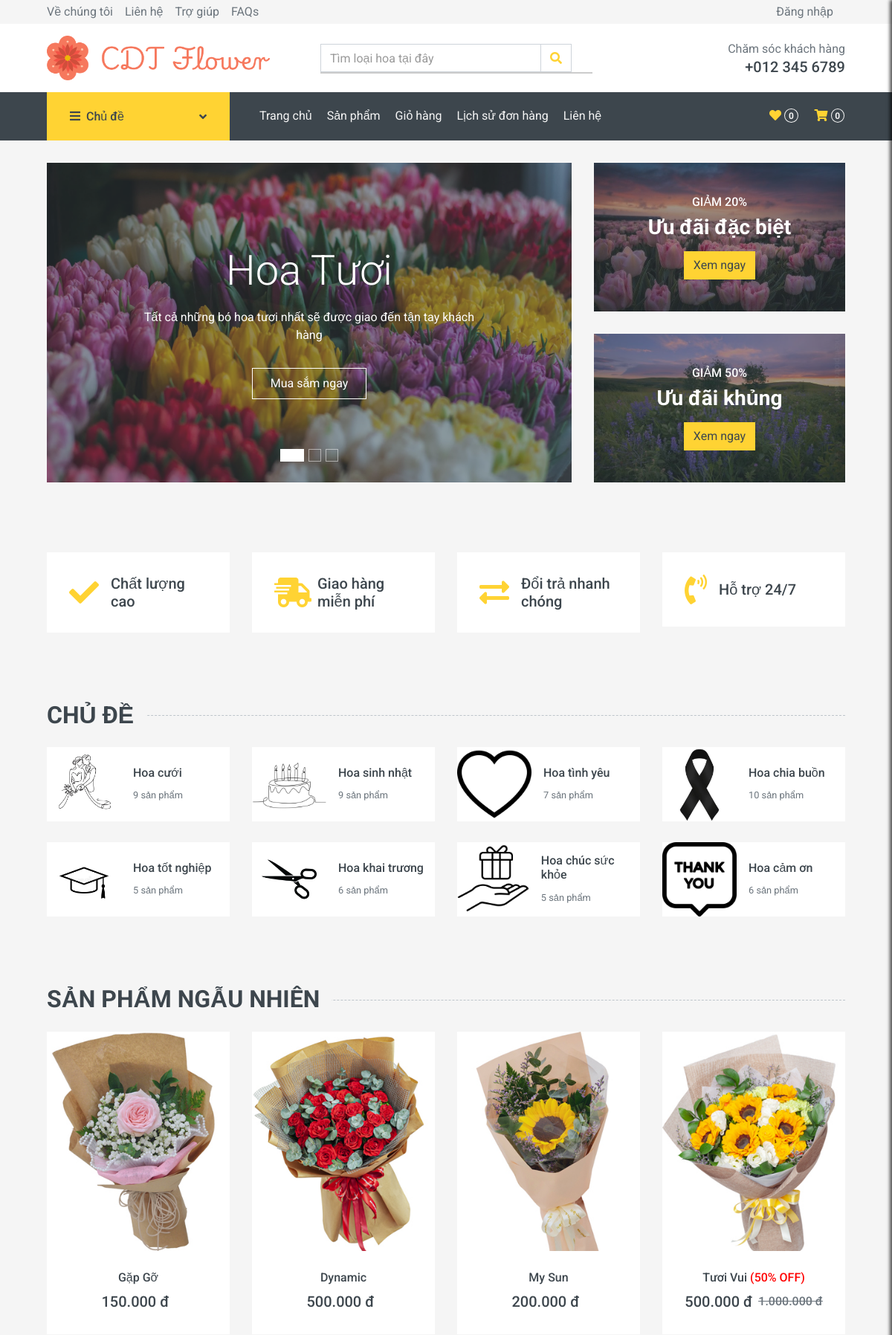
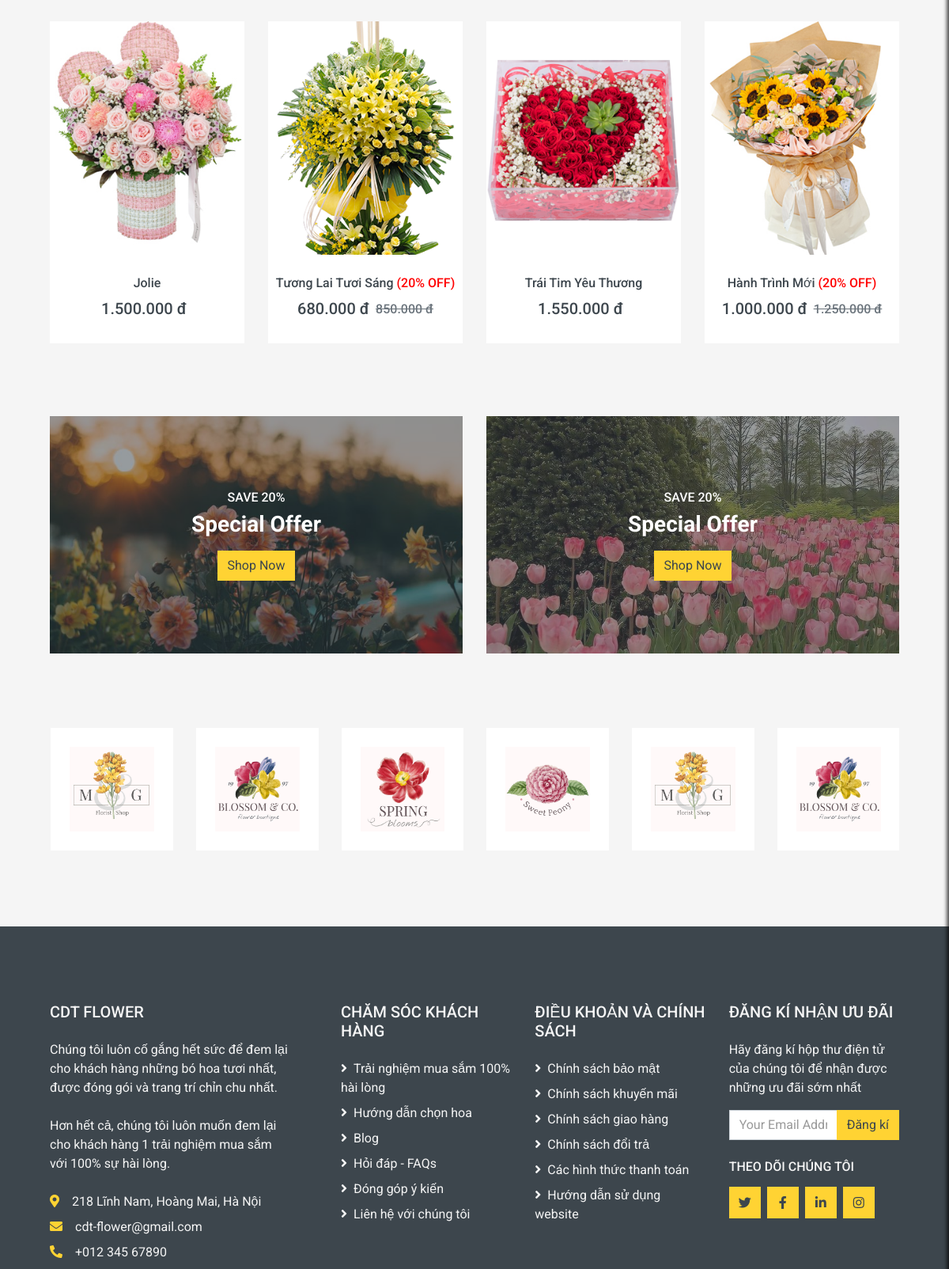
The page / (upper part) on the database its author committed (2 pictures, top to bottom).
### tables this page shows
CREATE TABLE `sanpham` (
  `MaSanPham` int(11) NOT NULL,
  `TenSanPham` varchar(200) NOT NULL,
  `MaDanhMuc` int(11) NOT NULL,
  `Mau` varchar(50) NOT NULL,
  `MoTa` text NOT NULL,
  `Gia` decimal(10,0) NOT NULL,
  `HinhAnh` varchar(200) NOT NULL,
  `TonKho` int(11) NOT NULL,
  `GiamGia` int(11) NOT NULL
);

### index.php (the view, shortened to what this page needs)
<?php require_once('header.php'); ?>
<div class="container-fluid mb-3">
    <div class="row px-xl-5">
        <div class="col-lg-8">
            <div id="header-carousel" class="carousel slide carousel-fade mb-30 mb-lg-0" data-ride="carousel">
                <ol class="carousel-indicators">
                    <li data-target="#header-carousel" data-slide-to="0" class="active"></li>
                    <li data-target="#header-carousel" data-slide-to="1"></li>
                    <li data-target="#header-carousel" data-slide-to="2"></li>
                </ol>
                <div class="carousel-inner">
                    <div class="carousel-item position-relative active" style="height: 430px;">
                        <img class="position-absolute w-100 h-100" src="img/anh_for_web/flower_to.webp" style="object-fit: cover;">
                        <div class="carousel-caption d-flex flex-column align-items-center justify-content-center">
                            <div class="p-3" style="max-width: 700px;">
                                <h1 class="display-4 text-white mb-3 animate__animated animate__fadeInDown">Hoa Tươi</h1>
                                <p class="mx-md-5 px-5 animate__animated animate__bounceIn">Tất cả những bó hoa tươi nhất sẽ được giao đến tận tay khách hàng</p>
                                <a class="btn btn-outline-light py-2 px-4 mt-3 animate__animated animate__fadeInUp" href="shop.php">Mua sắm ngay</a>
                            </div>
                        </div>
                    </div>
                </div>
            </div>
        </div>
        <div class="col-lg-4">
            <div class="product-offer mb-30" style="height: 200px;">
                <img class="img-fluid" src="img/anh_for_web/giam20.jpg" alt="">
                <div class="offer-text">
                    <h6 class="text-white text-uppercase">Giảm 20%</h6>
                    <h3 class="text-white mb-3">Ưu đãi đặc biệt</h3>
                    <a href="shop.php?discount=20" class="btn btn-primary">Xem ngay</a>
                </div>
            </div>
            <div class="product-offer mb-30" style="height: 200px;">
                <img class="img-fluid" src="img/anh_for_web/giam50.jpg" alt="">
                <div class="offer-text">
                    <h6 class="text-white text-uppercase">Giảm 50%</h6>
                    <h3 class="text-white mb-3">Ưu đãi khủng</h3>
                    <a href="shop.php?discount=50" class="btn btn-primary">Xem ngay</a>
                </div>
            </div>
        </div>
    </div>
</div>
<div class="container-fluid pt-5">
    <div class="row px-xl-5 pb-3">
        <div class="col-lg-3 col-md-6 col-sm-12 pb-1">
            <div class="d-flex align-items-center bg-light mb-4" style="padding: 30px;">
                <h1 class="xoay fa fa-check text-primary m-0 mr-3"></h1>
                <h5 class="font-weight-semi-bold m-0">Chất lượng cao</h5>
            </div>
        </div>
        <div class="col-lg-3 col-md-6 col-sm-12 pb-1">
            <div class="d-flex align-items-center bg-light mb-4" style="padding: 30px;">
                <h1 class="xoay fa fa-shipping-fast text-primary m-0 mr-2"></h1>
                <h5 class="font-weight-semi-bold m-0">Giao hàng miễn phí </h5>
            </div>
        </div>
        <div class="col-lg-3 col-md-6 col-sm-12 pb-1">
            <div class="d-flex align-items-center bg-light mb-4" style="padding: 30px;">
                <h1 class="xoay fas fa-exchange-alt text-primary m-0 mr-3"></h1>
                <h5 class="font-weight-semi-bold m-0">Đổi trả nhanh chóng</h5>
            </div>
        </div>
        <div class="col-lg-3 col-md-6 col-sm-12 pb-1">
            <div class="d-flex align-items-center bg-light mb-4" style="padding: 30px;">
                <h1 class="xoay fa fa-phone-volume text-primary m-0 mr-3"></h1>
                <h5 class="font-weight-semi-bold m-0">Hỗ trợ 24/7</h5>
            </div>
        </div>
    </div>
</div>
<?php
require_once('database/db_connect.php');
$danhmuc = [
    ["id" => 1, "name" => "Hoa cưới", "img" => "img/chude/cuoi.jpg"],
    ["id" => 2, "name" => "Hoa sinh nhật", "img" => "img/chude/sinhnhat.jpg"],
    ["id" => 3, "name" => "Hoa tình yêu", "img" => "img/chude/tinhyeu.jpg"],
    ["id" => 8, "name" => "Hoa chia buồn", "img" => "img/chude/chiabuon.jpg"],
    ["id" => 4, "name" => "Hoa tốt nghiệp", "img" => "img/chude/totnghiep.jpg"],
    ["id" => 5, "name" => "Hoa khai trương", "img" => "img/chude/khaitruong.jpg"],
    ["id" => 6, "name" => "Hoa chúc sức khỏe", "img" => "img/chude/chucsuckhoe.jpg"],
    ["id" => 7, "name" => "Hoa cảm ơn", "img" => "img/chude/camon.jpg"],
];
?>
<div class="container-fluid pt-5">
    <h2 class="section-title position-relative text-uppercase mx-xl-5 mb-4"><span class="bg-secondary pr-3">Chủ đề</span></h2>
    <div class="row px-xl-5 pb-3">
        <?php
        foreach ($danhmuc as $madanhmuc) {
            $sql = "SELECT count(*) as tong FROM sanpham WHERE MaDanhMuc = ?";
            $stmt = mysqli_prepare($conn, $sql);
            mysqli_stmt_bind_param($stmt, "i", $madanhmuc["id"]);
            mysqli_stmt_execute($stmt);
            mysqli_stmt_bind_result($stmt, $tong);
            ?>
            <div class="col-lg-3 col-md-4 col-sm-6 pb-1">
                <a class="text-decoration-none" href="shop.php?theme=<?php echo urlencode($madanhmuc['name']); ?>">
                    <div class="cat-item img-zoom d-flex align-items-center mb-4">
                        <div class="overflow-hidden" style="width: 100px; height: 100px;">
                            <img class="img-fluid" src="<?php echo $madanhmuc["img"]; ?>" alt="">
                        </div>
                        <div class="flex-fill pl-3">
                            <h6><?php echo $madanhmuc["name"]; ?></h6>
                            <small class="text-body"><?php echo $tong; ?> sản phẩm</small>
                        </div>
                    </div>
                </a>
            </div>
        <?php } ?>
    </div>
</div>
<div class="container-fluid pt-5 pb-3">
    <h2 class="section-title position-relative text-uppercase mx-xl-5 mb-4">
        <span class="bg-secondary pr-3">Sản phẩm ngẫu nhiên</span>
    </h2>
    <div class="row px-xl-5">
        <?php
        require_once('database/db_connect.php');
        $products = [];
        $sql = "SELECT * FROM sanpham ORDER BY RAND() LIMIT 8";
        $ketqua = mysqli_query($conn, $sql);
        while ($row = mysqli_fetch_row($ketqua)) {
            $products[] = $row;
        }
        for ($i = 0; $i < count($products); $i++) {
            ?>
            <div class="col-lg-3 col-md-4 col-sm-6 pb-1">
                <div class="product-item bg-light mb-4">
                    <div class="product-img position-relative overflow-hidden">
                        <img class="img-fluid w-100" src="<?php echo $products[$i][6]; ?>" alt="">
                        <div class="product-action">
                        </div>
                    </div>
                    <div class="text-center py-4">
                        <a class="h6 text-decoration-none text-truncate" href="detail.php?productName=<?php echo urlencode($products[$i][1]); ?>">
                            <?php echo $products[$i][1];
                            if (!empty($products[$i][8]) && $products[$i][8] > 0) {
                                echo '<span class="discount-badge"> (' . $products[$i][8] . '% OFF)</span>';
                            }
                            ?>
                        </a>
                        <div class="d-flex align-items-center justify-content-center mt-2">
                            <h5><?php echo number_format($products[$i][5], 0, ',', '.') . " đ"; ?></h5>
                            <h6 class="text-muted ml-2"><del>
                                <?php
                                    if ($products[$i][8] == 20) {
                                        $giachuagiam = $products[$i][5] / 0.8;
                                        echo "<del>" . number_format($giachuagiam, 0, ',', '.') . " đ</del>";
                                    } elseif ($products[$i][8] == 50) {
                                        $giachuagiam = $products[$i][5] * 2;
                                        echo "<del>" . number_format($giachuagiam, 0, ',', '.') . " đ</del>";
                                    }
                                    ?>
                                </del></h6>
                            </div>
                        </div>
                    </div>
                </div>
            <?php } ?>
        </div>
    </div>
    <div class="container-fluid pt-5 pb-3">
        <div class="row px-xl-5">
            <div class="col-md-6">
                <div class="product-offer mb-30" style="height: 300px;">
                    <img class="img-fluid" src="img/vuonhoa1.jpg" alt="">
                    <div class="offer-text">
                        <h6 class="text-white text-uppercase">Save 20%</h6>
                        <h3 class="text-white mb-3">Special Offer</h3>
                        <a href="" class="btn btn-primary">Shop Now</a>
                    </div>
                </div>
            </div>
            <div class="col-md-6">
                <div class="product-offer mb-30" style="height: 300px;">
                    <img class="img-fluid" src="img/vuonhoa2.jpg" alt="">
                    <div class="offer-text">
                        <h6 class="text-white text-uppercase">Save 20%</h6>
                        <h3 class="text-white mb-3">Special Offer</h3>
                        <a href="" class="btn btn-primary">Shop Now</a>
                    </div>
                </div>
            </div>
        </div>
    </div>
    <div class="container-fluid py-5">
        <div class="row px-xl-5">
            <div class="col">
                <div class="owl-carousel vendor-carousel">
                    <div class="bg-light p-4">
                        <img src="img/dai_ly/vendor1.jpg" alt="">
                    </div>
                    <div class="bg-light p-4">
                        <img src="img/dai_ly/vendor2.jpg" alt="">
                    </div>
                    <div class="bg-light p-4">
                        <img src="img/dai_ly/vendor3.jpg" alt="">
                    </div>
                    <div class="bg-light p-4">
                        <img src="img/dai_ly/vendor4.jpg" alt="">
                    </div>
                </div>
            </div>
        </div>
    </div>
    <?php include 'footer.php'; ?>
</body>
</html>

### index.php (style rules this page uses)
.xoay { transition: transform 0.5s; }
.discount-badge { color: red; animation: blink 0.5s step-start infinite; }

### rows shown on the page
sanpham: shows a picture, TenSanPham "Gặp Gỡ", Gia "150.000"
sanpham: shows a picture, TenSanPham "Dynamic", Gia "500.000"
sanpham: shows a picture, TenSanPham "My Sun", Gia "200.000"
sanpham: shows a picture, TenSanPham "Tươi Vui", GiamGia "50", Gia "500.000", Gia "1.000.000"
sanpham: shows a picture, TenSanPham "Jolie", Gia "1.500.000"
sanpham: shows a picture, TenSanPham "Tương Lai Tươi Sáng", GiamGia "20", Gia "680.000", Gia "850.000"
sanpham: shows a picture, TenSanPham "Trái Tim Yêu Thương", Gia "1.550.000"
sanpham: shows a picture, TenSanPham "Hành Trình Mới", GiamGia "20", Gia "1.000.000", Gia "1.250.000"

### other values the page prints
$tong_so_luong "0"
count($maSP_giohang) "0"
$madanhmuc["name"] "Hoa cưới"
$tong "9"
$madanhmuc["name"] "Hoa sinh nhật"
$madanhmuc["name"] "Hoa tình yêu"
$tong "7"
$madanhmuc["name"] "Hoa chia buồn"
$tong "10"
$madanhmuc["name"] "Hoa tốt nghiệp"
$tong "5"
$madanhmuc["name"] "Hoa khai trương"
$tong "6"
$madanhmuc["name"] "Hoa chúc sức khỏe"
$madanhmuc["name"] "Hoa cảm ơn"
